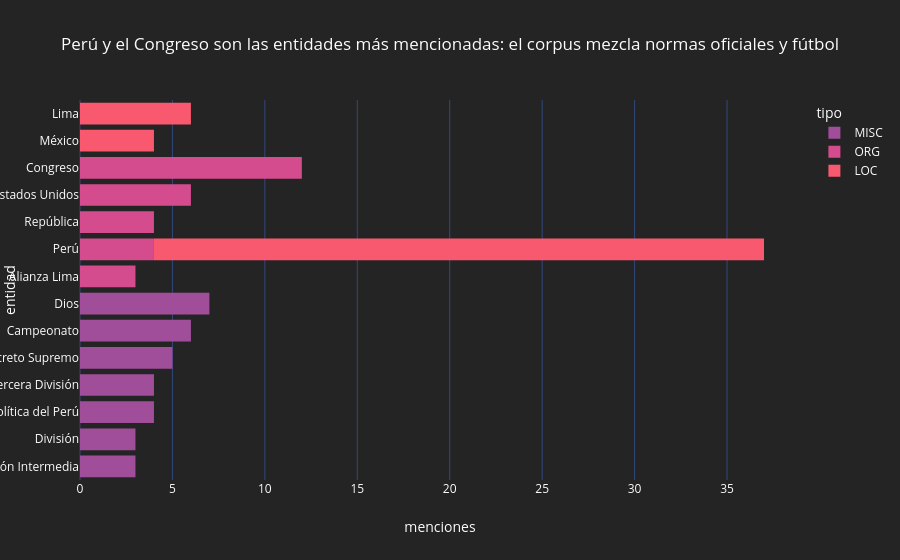

The notebook cell saved with this chart:
### Markdown cell above
## 8. Bonus: NER peruano y "quién dijo qué"

### Code cell
from transformers import pipeline
ner = pipeline("ner", model="mrm8488/bert-spanish-cased-finetuned-ner", aggregation_strategy="simple")
docs_pub = pd.read_csv(RAIZ / "datos" / "documentos.csv")
trans_pub = pd.read_csv(RAIZ / "datos" / "transcripciones.csv")
ent = []
for mod, df, col in [("documento", docs_pub, "texto_ocr"), ("audio", trans_pub, "texto_asr")]:
    for i, t in zip(df.id, df[col].fillna("")):
        for trozo in pv._trozos(t):
            for e in ner(trozo):
                if e["score"] >= 0.7 and e["entity_group"] in {"ORG", "LOC", "MISC"} and len(e["word"]) > 2:
                    ent.append({"id": i, "modalidad": mod, "tipo": e["entity_group"], "entidad": e["word"].strip()})
ent = pd.DataFrame(ent)
ent.to_csv(RAIZ / "datos" / "ner_entidades.csv", index=False)
top = ent.groupby(["entidad", "tipo"]).size().reset_index(name="menciones").nlargest(15, "menciones")
fig = px.bar(top.sort_values("menciones"), x="menciones", y="entidad", color="tipo", orientation="h",
             color_discrete_sequence=paleta.RAMPA[3:], title=TITULO_NER)
fig.show()

### Figure 1 — Plotly figure (JSON) as saved in the notebook; plotly's stock layout.template omitted (floating-point values rounded to 4 significant figures)
{"data": [{"hovertemplate": "tipo=MISC<br>menciones=%{x}<br>entidad=%{y}<extra></extra>", "legendgroup": "MISC", "marker": {"color": "#a14e9a", "pattern": {"shape": ""}}, "name": "MISC", "orientation": "h", "showlegend": true, "textposition": "auto", "type": "bar", "x": [3, 3, 4, 4, 5, 6, 7], "xaxis": "x", "y": ["División Intermedia", "División", "Constitución Política del Perú", "Tercera División", "Decreto Supremo", "Campeonato", "Dios"], "yaxis": "y"}, {"hovertemplate": "tipo=ORG<br>menciones=%{x}<br>entidad=%{y}<extra></extra>", "legendgroup": "ORG", "marker": {"color": "#d44c8d", "pattern": {"shape": ""}}, "name": "ORG", "orientation": "h", "showlegend": true, "textposition": "auto", "type": "bar", "x": [3, 4, 4, 6, 12], "xaxis": "x", "y": ["Alianza Lima", "Perú", "República", "Estados Unidos", "Congreso"], "yaxis": "y"}, {"hovertemplate": "tipo=LOC<br>menciones=%{x}<br>entidad=%{y}<extra></extra>", "legendgroup": "LOC", "marker": {"color": "#f9596f", "pattern": {"shape": ""}}, "name": "LOC", "orientation": "h", "showlegend": true, "textposition": "auto", "type": "bar", "x": [4, 6, 33], "xaxis": "x", "y": ["México", "Lima", "Perú"], "yaxis": "y"}], "layout": {"barmode": "relative", "legend": {"title": {"text": "tipo"}, "tracegroupgap": 0}, "title": {"text": "Perú y el Congreso son las entidades más mencionadas: el corpus mezcla normas oficiales y fútbol"}, "xaxis": {"anchor": "y", "domain": [0.0, 1.0], "title": {"text": "menciones"}}, "yaxis": {"anchor": "x", "domain": [0.0, 1.0], "title": {"text": "entidad"}}}}
